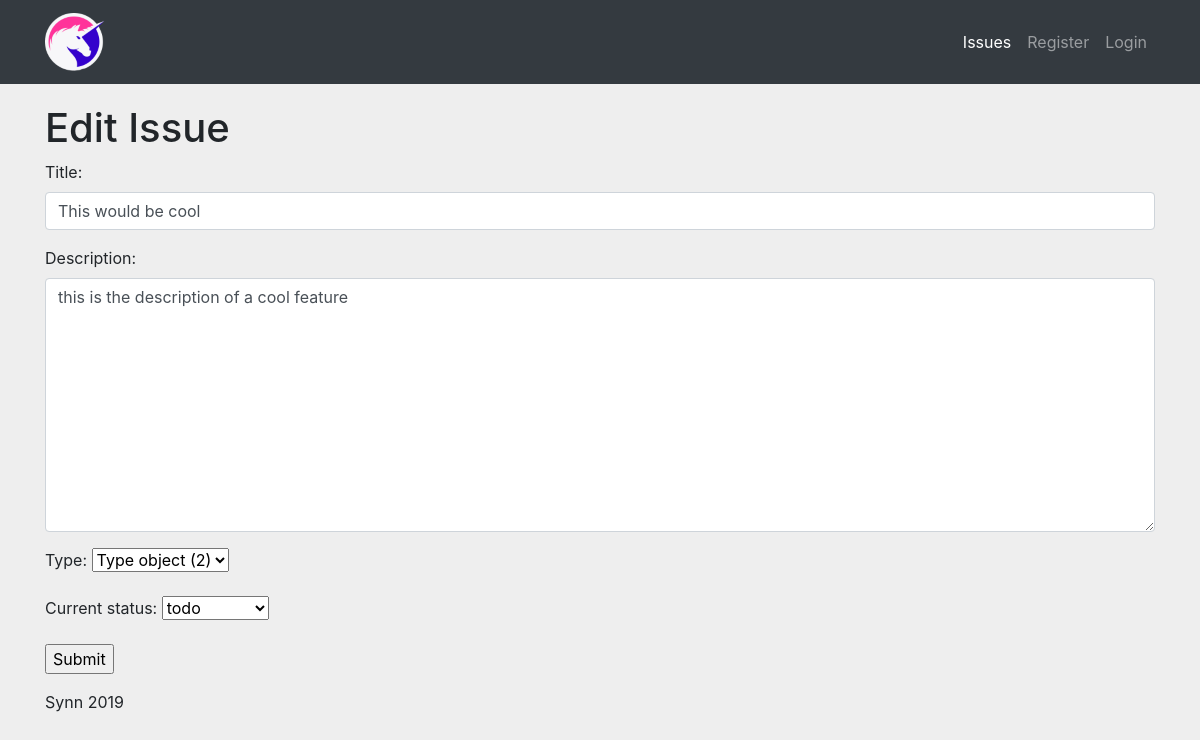
Page /edit/2 on the committed database.
### issues/models.py (models this page shows, shortened)
class Issue(models.Model):
    STATUS = (
        ('todo', 'todo'),
        ('in progress', 'in progress'),
        ('done', 'done')
    )
    author = models.ForeignKey(User, on_delete=models.PROTECT)
    type = models.ForeignKey(Type, on_delete=models.PROTECT)
    title = models.CharField(max_length=128)
    description = models.CharField(max_length=1500)
    current_status = models.CharField(
        max_length=20, choices=STATUS, default='todo')
    vote_amount = models.IntegerField(default=0)
    create_date = models.DateTimeField(default=timezone.now)

### issues/views.py (the view)
# urls.py: path('edit/<int:issue_id>', views.edit_issue, name='edit_issue'),
def edit_issue(request, issue_id, template_name='issues/edit_issue.html'):
    issue = issue = get_object_or_404(Issue, pk=issue_id)
    form = EditIssueForm(request.POST or None, instance=issue)
    if form.is_valid():
        form.save()
        return redirect('issues:index')
    return render(request, template_name, {'form': form})

### issues/forms.py
class EditIssueForm(forms.ModelForm):
    class Meta:
        model = Issue
        fields = ('title', 'description', 'type', 'current_status')
        widgets = {
            'title': forms.TextInput(
                attrs={
                    'class': 'form-control'
                }
            ),
            'description': forms.Textarea(
                attrs={
                    'class': 'form-control'
                }
            )
        }

### issues/templates/issues/edit_issue.html
{% extends "base.html" %}
{% block content %}
<h1>Edit Issue</h1>
<form method="post">{% csrf_token %}
    {{ form.as_p }}
    <input type="submit" value="Submit" />
</form>
{% endblock %}

### static/css/issue_index.css (style rules this page uses)
body { background: #eee; }

### rows in the picture
Issue: title "This would be cool", description "this is the description of a cool feature", type "Type object (2)", current_status "todo"
